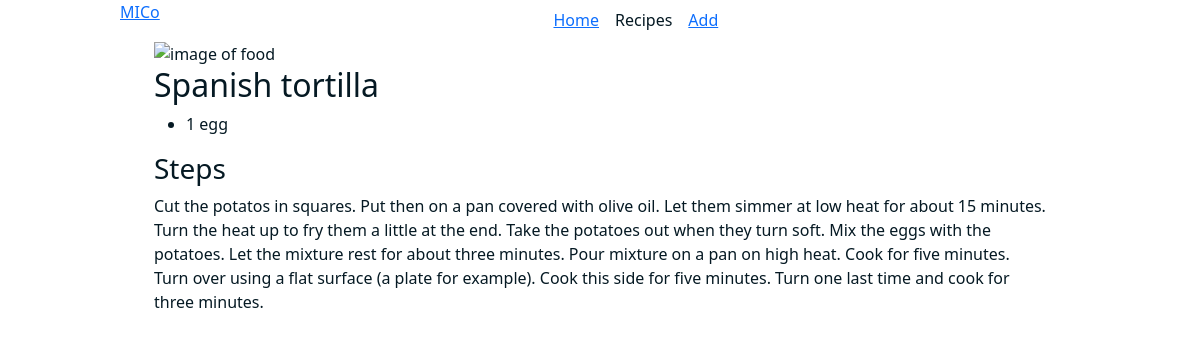
/3/Spanish tortilla, run on an earlier commit of the app's database.
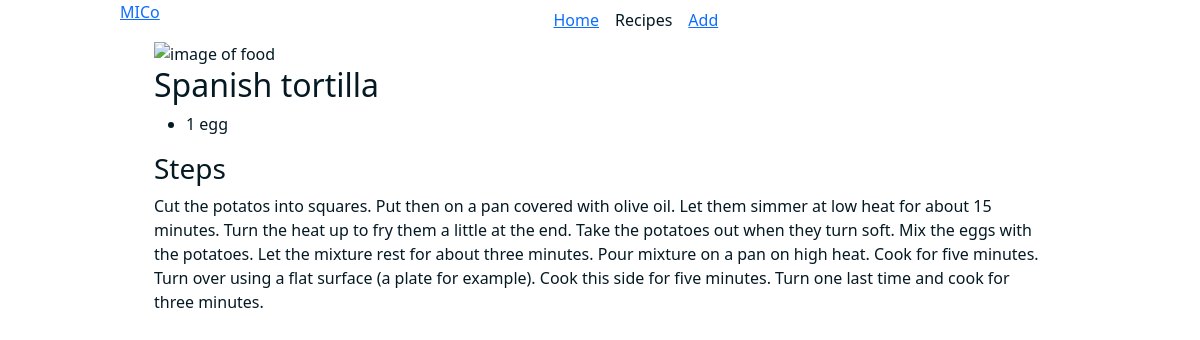
And on a later commit of the database.
### cookbook/models.py (models this page shows, shortened)
class Recipe(models.Model):
    recipe_name = models.CharField(max_length=100)
    recipe_description = models.CharField(max_length=60)
    recipe_ingredients = models.ManyToManyField(Ingredient, blank=True)
    recipe_ammounts = models.CharField(max_length=200)
    recipe_type = models.ManyToManyField(Recipe_type)
    steps = models.TextField(max_length=1000)

### cookbook/views.py (the view)
# urls.py: path('<int:id>/<str:name>', views.recipe_page, name='recipe'),
def recipe_page(request, id, name):
    if (Recipe.objects.filter(id=id).exists()):
        recipe = Recipe.objects.get(id=id)
    else:
        return render(request, "cookbook/not-found.html")
    ammounts = recipe.recipe_ammounts.split(', ')
    print(ammounts)
    return render(request, "cookbook/recipe.html", {
        "recipe": recipe,
        "ammounts": ammounts
    })

### cookbook/templates/cookbook/recipe.html
{% extends 'cookbook/layout.html' %}
{% block body %}
    <div class="content-container">
        <div id="recipe-image">
            <img src="" alt="image of food">
        </div>
        <div id="recipe-ingredients">
            <h2>{{recipe.recipe_name}}</h2>
            <ul>
                {% for ammount in ammounts %}
                <li>{{ammount}}</li>
                {% endfor %}
            </ul>
        </div>
        <div id="recipe-steps">
            <h3>Steps</h3>
            <p class="recipe-text">{{ recipe.steps }}</p>
        </div>
    </div>
{% endblock %}

### cookbook/templates/cookbook/layout.html (shortened to what this page needs)
{% load static %}
<!DOCTYPE html>
<html lang="en">
    <head>
        <link rel="stylesheet" href="{% static 'cookbook/style.css' %}">
        <link href="https://cdn.jsdelivr.net/npm/bootstrap@5.0.2/dist/css/bootstrap.min.css" rel="stylesheet">
    </head>
    <body>
        <nav>
            <p><a href="{% url 'index' %}">MICo</a></p>
            <ul>
                <li><a href="{% url 'index' %}">Home</a></li>
                <li>Recipes</li>
                <li><a href="{% url 'add' %}">Add</a></li>
            </ul>
        </nav>
        <main>
            {% block body %}
            {% endblock%}
        </main>
    </body>
</html>

### cookbook/static/cookbook/style.css (style rules this page uses)
* { margin:0; padding: 0; box-sizing: border-box; color: #051923; }
p { margin-bottom: 0 !important; }
html, body { height: 100%; background-color: #FFF6F6; }
a { color: #051923; }
main { margin: 0 auto; padding: 0 10%; }
nav { display: flex; padding: 0 10%; }
nav ul { margin: 0 auto; list-style: none; display: flex; }
nav ul li { padding: 8px; }
body { background: #edf2fb; }
.content-container { max-width: 892px; margin: 0 auto; }

What changed in the data, as far as the page shows it:
changed Recipe "Spanish tortilla": steps "Cut the potatos in squares. Put then on…" → "Cut the potatos into squares. Put then on…"
